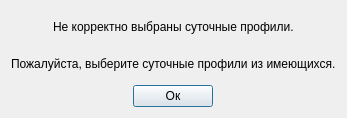
<?xml version="1.0" encoding="UTF-8"?>
<ui version="4.0">
 <class>Dialog_error_profils_seasons</class>
 <widget class="QDialog" name="Dialog_error_profils_seasons">
  <property name="geometry">
   <rect>
    <x>0</x>
    <y>0</y>
    <width>305</width>
    <height>118</height>
   </rect>
  </property>
  <property name="windowTitle">
   <string>Dialog</string>
  </property>
  <layout class="QVBoxLayout" name="verticalLayout">
   <item alignment="Qt::AlignHCenter">
    <widget class="QLabel" name="label">
     <property name="text">
      <string>Не корректно выбраны суточные профили.</string>
     </property>
    </widget>
   </item>
   <item alignment="Qt::AlignHCenter">
    <widget class="QLabel" name="label_2">
     <property name="text">
      <string>Пожалуйста, выберите суточные профили из имеющихся.</string>
     </property>
    </widget>
   </item>
   <item alignment="Qt::AlignHCenter">
    <widget class="QPushButton" name="pushButton">
     <property name="sizePolicy">
      <sizepolicy hsizetype="Fixed" vsizetype="Fixed">
       <horstretch>0</horstretch>
       <verstretch>0</verstretch>
      </sizepolicy>
     </property>
     <property name="text">
      <string>Ок</string>
     </property>
    </widget>
   </item>
  </layout>
 </widget>
 <resources/>
 <connections/>
</ui>
